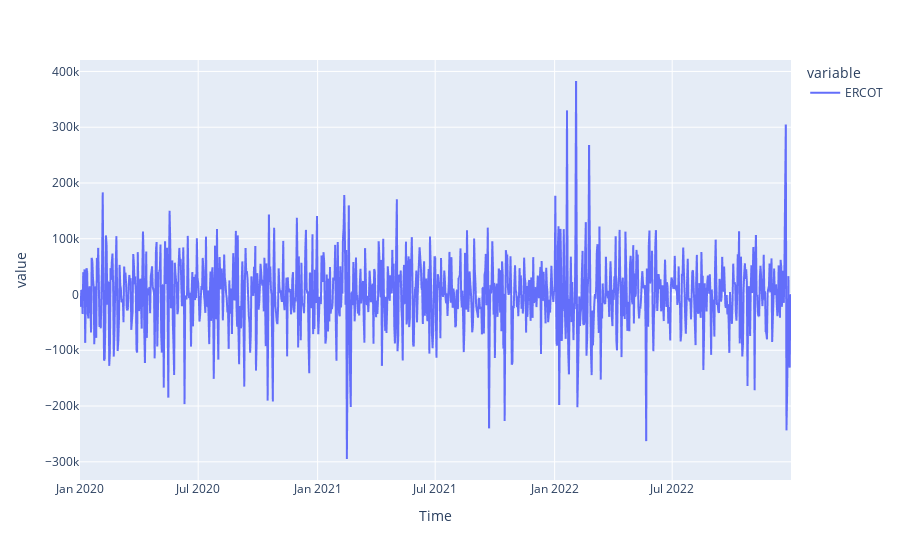

The notebook cell saved with this chart:
### Markdown cell above
There is obviously seasonality here

### Code cell
px.line(power_df.loc['2020':'2022'].diff())

### Figure 1 — Plotly figure (JSON) as saved in the notebook; plotly's stock layout.template omitted (floating-point values rounded to 4 significant figures; data arrays with more than 128 entries replaced by an {"elided": "..."} marker saying what was removed)
{"data": [{"hovertemplate": "variable=ERCOT<br>Time=%{x}<br>value=%{y}<extra></extra>", "legendgroup": "ERCOT", "line": {"color": "#636efa", "dash": "solid"}, "marker": {"symbol": "circle"}, "mode": "lines", "name": "ERCOT", "showlegend": true, "type": "scattergl", "x": {"elided": "1096 str values"}, "xaxis": "x", "y": {"elided": "1096 float values"}, "yaxis": "y"}], "layout": {"legend": {"title": {"text": "variable"}, "tracegroupgap": 0}, "margin": {"t": 60}, "xaxis": {"anchor": "y", "domain": [0, 1], "title": {"text": "Time"}}, "yaxis": {"anchor": "x", "domain": [0, 1], "title": {"text": "value"}}}}
